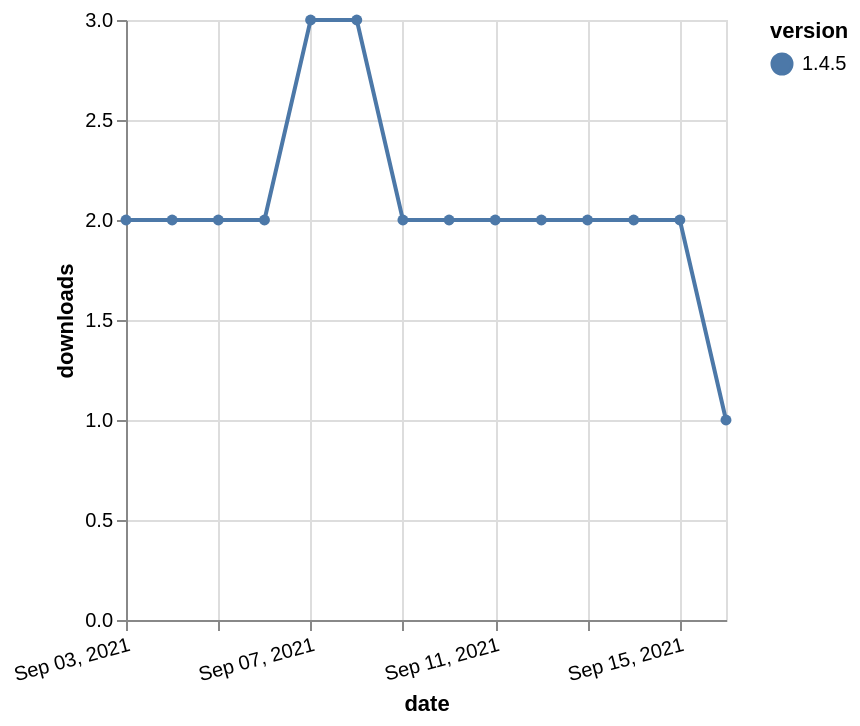

The specification (Vega-Lite) saved for this image:
### Vega-Lite specification from a JSON file in a GitHub repository (floating-point values rounded to 4 significant figures)
{"$schema": "https://vega.github.io/schema/vega-lite/v5.json", "description": "A simple bar chart with embedded data.", "data": {"values": [{"date": "2021-09-03", "total": 2490, "delta": 2, "version": "1.4.5"}, {"date": "2021-09-04", "total": 2492, "delta": 2, "version": "1.4.5"}, {"date": "2021-09-05", "total": 2494, "delta": 2, "version": "1.4.5"}, {"date": "2021-09-06", "total": 2496, "delta": 2, "version": "1.4.5"}, {"date": "2021-09-07", "total": 2499, "delta": 3, "version": "1.4.5"}, {"date": "2021-09-08", "total": 2502, "delta": 3, "version": "1.4.5"}, {"date": "2021-09-09", "total": 2504, "delta": 2, "version": "1.4.5"}, {"date": "2021-09-10", "total": 2506, "delta": 2, "version": "1.4.5"}, {"date": "2021-09-11", "total": 2508, "delta": 2, "version": "1.4.5"}, {"date": "2021-09-12", "total": 2510, "delta": 2, "version": "1.4.5"}, {"date": "2021-09-13", "total": 2512, "delta": 2, "version": "1.4.5"}, {"date": "2021-09-14", "total": 2514, "delta": 2, "version": "1.4.5"}, {"date": "2021-09-15", "total": 2516, "delta": 2, "version": "1.4.5"}, {"date": "2021-09-16", "total": 2517, "delta": 1, "version": "1.4.5"}]}, "width": "container", "mark": {"type": "line", "point": {"filled": true}}, "encoding": {"x": {"field": "date", "type": "temporal", "timeUnit": "yearmonthdate", "title": "date", "axis": {"labelAngle": -15}}, "y": {"field": "delta", "type": "quantitative", "title": "downloads"}, "color": {"field": "version", "type": "nominal"}, "tooltip": {"field": "delta"}}}
